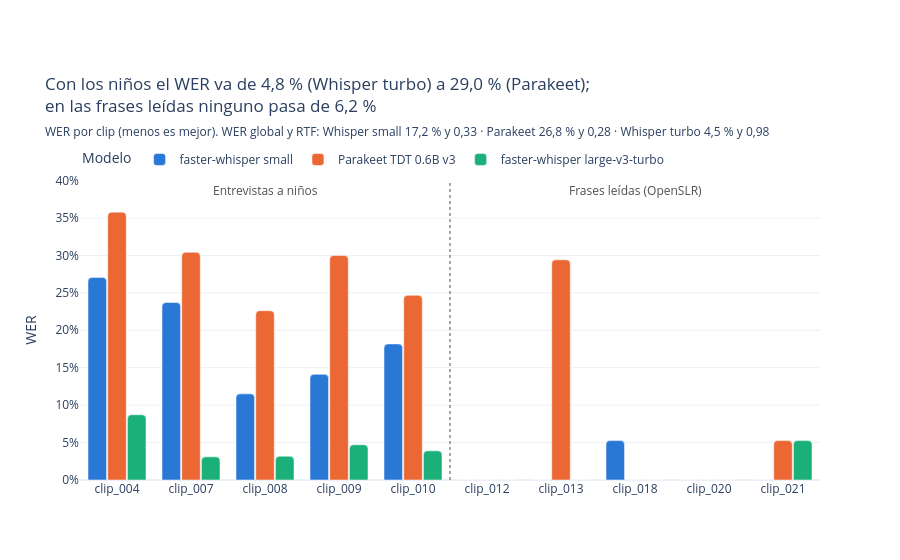

The cell this chart's notebook holds for it:
### Code cell
g = wer.reset_index()
orden = list(salidas_asr)
mejor, peor = wer_grupo["entrevista"].idxmin(), wer_grupo["entrevista"].idxmax()
coma = lambda x, d=2: f"{x:.{d}f}".replace(".", ",")
CORTO = {"faster-whisper small": "Whisper small", "Parakeet TDT 0.6B v3": "Parakeet", "faster-whisper large-v3-turbo": "Whisper turbo"}
fig5 = px.bar(g, x="id", y="tasa", color="modelo", barmode="group", color_discrete_map=COLOR,
              category_orders={"id": muestra_audios, "modelo": orden},
              hover_data={"grupo": True, "tasa": ":.1%", "rtf": ":.2f"}, labels={"id": "", "tasa": "WER", "modelo": "Modelo"})
fig5.update_yaxes(tickformat=".0%", range=[0, 1.12 * g["tasa"].max()])
fig5.add_vline(x=4.5, line=dict(color=TINTA_2, width=1, dash="dot"))
fig5.add_annotation(x=2, y=1.08 * g["tasa"].max(), text="Entrevistas a niños", showarrow=False, font_color=TINTA_2)
fig5.add_annotation(x=7, y=1.08 * g["tasa"].max(), text="Frases leídas (OpenSLR)", showarrow=False, font_color=TINTA_2)
fig5.update_layout(barcornerradius=4, bargap=0.2, bargroupgap=0.06, legend=dict(orientation="h", y=1.02, x=0, yanchor="bottom"),
                   margin=dict(t=180), title=dict(
    text=(f"Con los niños el WER va de {pct(wer_grupo.loc[mejor, 'entrevista'])} ({CORTO[mejor]}) a "
          f"{pct(wer_grupo.loc[peor, 'entrevista'])} ({CORTO[peor]});<br>en las frases leídas ninguno pasa de "
          f"{pct(wer_grupo['lectura'].max())}"),
    subtitle=dict(text="WER por clip (menos es mejor). WER global y RTF: " +
                       " · ".join(f"{CORTO[m]} {pct(wer_grupo.loc[m, 'global'])} y {coma(wer_grupo.loc[m, 'rtf'])}" for m in orden))))
fig5.show()

### Figure 1 — Plotly figure (JSON) as saved in the notebook; plotly's stock layout.template omitted (floating-point values rounded to 4 significant figures)
{"data": [{"alignmentgroup": "True", "customdata": [["entrevista", 0.3032], ["entrevista", 0.3799], ["entrevista", 0.3769], ["entrevista", 0.2681], ["entrevista", 0.3026], ["lectura", 0.5086], ["lectura", 0.3698], ["lectura", 0.4506], ["lectura", 0.3825], ["lectura", 0.4405]], "hovertemplate": "Modelo=faster-whisper small<br>=%{x}<br>WER=%{y:.1%}<br>grupo=%{customdata[0]}<br>rtf=%{customdata[1]:.2f}<extra></extra>", "legendgroup": "faster-whisper small", "marker": {"color": "#2a78d6", "pattern": {"shape": ""}}, "name": "faster-whisper small", "offsetgroup": "faster-whisper small", "orientation": "v", "showlegend": true, "textposition": "auto", "type": "bar", "x": ["clip_004", "clip_007", "clip_008", "clip_009", "clip_010", "clip_012", "clip_013", "clip_018", "clip_020", "clip_021"], "xaxis": "x", "y": [0.2706, 0.2371, 0.1151, 0.1412, 0.1818, 0.0, 0.0, 0.05263, 0.0, 0.0], "yaxis": "y"}, {"alignmentgroup": "True", "customdata": [["entrevista", 0.2866], ["entrevista", 0.3222], ["entrevista", 0.2694], ["entrevista", 0.264], ["entrevista", 0.2246], ["lectura", 0.2114], ["lectura", 0.2823], ["lectura", 0.3835], ["lectura", 0.3268], ["lectura", 0.3114]], "hovertemplate": "Modelo=Parakeet TDT 0.6B v3<br>=%{x}<br>WER=%{y:.1%}<br>grupo=%{customdata[0]}<br>rtf=%{customdata[1]:.2f}<extra></extra>", "legendgroup": "Parakeet TDT 0.6B v3", "marker": {"color": "#eb6834", "pattern": {"shape": ""}}, "name": "Parakeet TDT 0.6B v3", "offsetgroup": "Parakeet TDT 0.6B v3", "orientation": "v", "showlegend": true, "textposition": "auto", "type": "bar", "x": ["clip_004", "clip_007", "clip_008", "clip_009", "clip_010", "clip_012", "clip_013", "clip_018", "clip_020", "clip_021"], "xaxis": "x", "y": [0.3578, 0.3041, 0.2262, 0.3, 0.2468, 0.0, 0.2941, 0.0, 0.0, 0.05263], "yaxis": "y"}, {"alignmentgroup": "True", "customdata": [["entrevista", 0.7213], ["entrevista", 0.8618], ["entrevista", 0.7613], ["entrevista", 0.8551], ["entrevista", 0.9672], ["lectura", 3.586], ["lectura", 2.625], ["lectura", 3.342], ["lectura", 2.608], ["lectura", 3.215]], "hovertemplate": "Modelo=faster-whisper large-v3-turbo<br>=%{x}<br>WER=%{y:.1%}<br>grupo=%{customdata[0]}<br>rtf=%{customdata[1]:.2f}<extra></extra>", "legendgroup": "faster-whisper large-v3-turbo", "marker": {"color": "#1baf7a", "pattern": {"shape": ""}}, "name": "faster-whisper large-v3-turbo", "offsetgroup": "faster-whisper large-v3-turbo", "orientation": "v", "showlegend": true, "textposition": "auto", "type": "bar", "x": ["clip_004", "clip_007", "clip_008", "clip_009", "clip_010", "clip_012", "clip_013", "clip_018", "clip_020", "clip_021"], "xaxis": "x", "y": [0.08716, 0.03093, 0.03175, 0.04706, 0.03896, 0.0, 0.0, 0.0, 0.0, 0.05263], "yaxis": "y"}], "layout": {"annotations": [{"font": {"color": "#52514e"}, "showarrow": false, "text": "Entrevistas a niños", "x": 2, "y": 0.3864}, {"font": {"color": "#52514e"}, "showarrow": false, "text": "Frases leídas (OpenSLR)", "x": 7, "y": 0.3864}], "barcornerradius": 4, "bargap": 0.2, "bargroupgap": 0.06, "barmode": "group", "legend": {"orientation": "h", "title": {"text": "Modelo"}, "tracegroupgap": 0, "x": 0, "y": 1.02, "yanchor": "bottom"}, "margin": {"t": 180}, "shapes": [{"line": {"color": "#52514e", "dash": "dot", "width": 1}, "type": "line", "x0": 4.5, "x1": 4.5, "xref": "x", "y0": 0, "y1": 1, "yref": "y domain"}], "title": {"subtitle": {"text": "WER por clip (menos es mejor). WER global y RTF: Whisper small 17,2 % y 0,33 · Parakeet 26,8 % y 0,28 · Whisper turbo 4,5 % y 0,98"}, "text": "Con los niños el WER va de 4,8 % (Whisper turbo) a 29,0 % (Parakeet);<br>en las frases leídas ninguno pasa de 6,2 %"}, "xaxis": {"anchor": "y", "categoryarray": ["clip_004", "clip_007", "clip_008", "clip_009", "clip_010", "clip_012", "clip_013", "clip_018", "clip_020", "clip_021"], "categoryorder": "array", "domain": [0.0, 1.0], "title": {"text": ""}}, "yaxis": {"anchor": "x", "domain": [0.0, 1.0], "range": [0, 0.4007], "tickformat": ".0%", "title": {"text": "WER"}}}}
